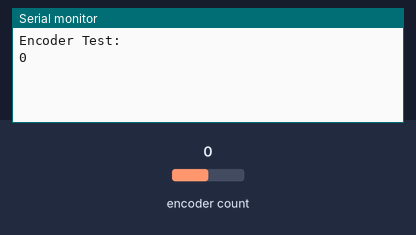
This sketch was run on a simulated Arduino Uno, built with avr-gcc and run on an emulated ATmega328P. Parts: the last lines printed to the serial monitor. Inputs (shaded band) come from the test bench; at power-on: encoder count 0.

Above: at 1.2 s.
1.3 s: encoder count set to 1
At 2.5 s:
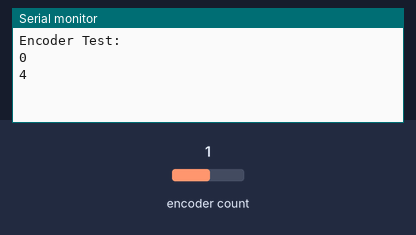
2.8 s: encoder count set to 2
At 3.8 s:
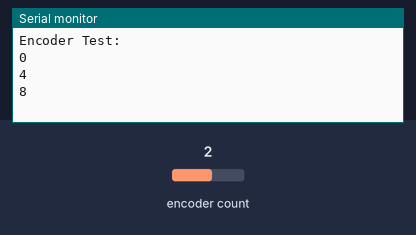

Measured:
- after the input at 1.3 s, the serial monitor: prints a new line at once (image 1)
- after the input at 2.8 s, the serial monitor: prints a new line at once (image 2)

The sketch:

encoder_Namiki.ino
```cpp
/* Encoder */

#include <Encoder.h>

Encoder myEnc(2,3); // Encoder pins

void setup()
{
  Serial.begin(9600);
  Serial.println("Encoder Test:");
}

long oldPosition  = -999;

void loop()
{
  long newPosition = myEnc.read();
  if (newPosition != oldPosition)
  {
    oldPosition = newPosition;
    Serial.println(newPosition);
  }
}
```
